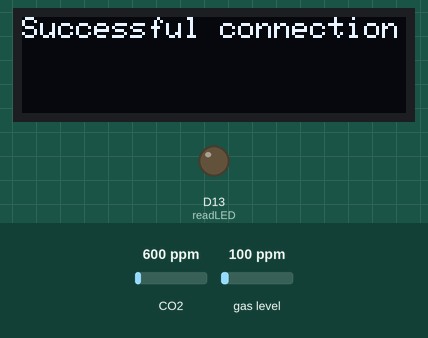
Recording of a sketch running on a simulated Arduino MKR. Shown: 128×32 one-colour display, output pins drawn as LEDs (lit = HIGH). Inputs (shaded band) come from the test bench; at power-on: CO2 600 ppm, gas level 100 ppm. WiFi joins after 1.5 s; servers stay silent unless stated; no MQTT or app messages arrive unless stated; what the sketch prints to the serial monitor is not drawn.

Above: at 2.8 s.
2.9 s: CO2 set to 1050 ppm
At 12.8 s:
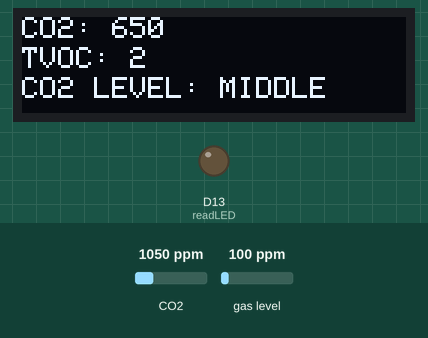
13.2 s: CO2 set to 452 ppm
At 22.2 s:
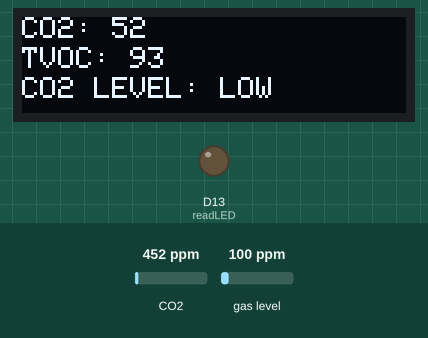
23.2 s: CO2 set to 1700 ppm
At 32.8 s:
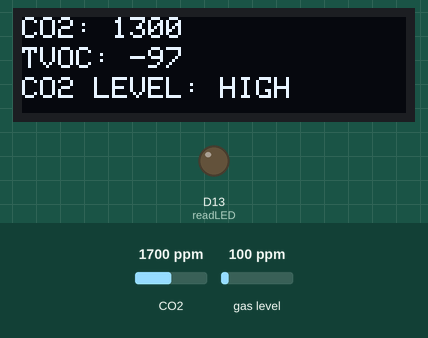
33.2 s: CO2 set to 2948 ppm
At 42.2 s:
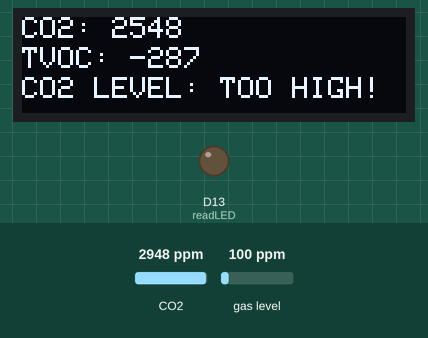
43.2 s: gas level set to 20 ppm
At 52.7 s:
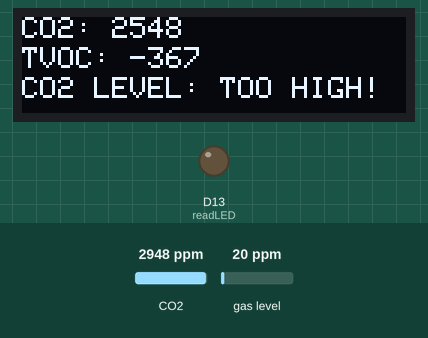
Timing chart, 0 to 54.2 s (numbered marks = the images above; inputs shaded):
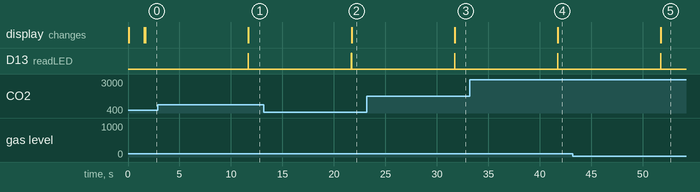

The sketch:

project.ino
```cpp
#include <ArduinoJson.h>
#include <ArduinoMqttClient.h>
#include <WiFiNINA.h>
#include "Adafruit_CCS811.h"
#include "secrets.h"
#include <SPI.h>
#include <Wire.h>
#include <Adafruit_GFX.h>
#include <Adafruit_SSD1306.h>

#define SCREEN_WIDTH 128 // OLED display width, in pixels
#define SCREEN_HEIGHT 32 // OLED display height, in pixels
#define OLED_RESET 4

DynamicJsonDocument doc(1024);
WiFiClient wifiClient;
MqttClient    mqttClient(wifiClient);
Adafruit_CCS811 ccs;
Adafruit_SSD1306 screen(SCREEN_WIDTH, SCREEN_HEIGHT, &Wire, OLED_RESET);

const char ssid[]        = SECRET_SSID;
const char pass[]        = SECRET_PASS;
const char broker[]      = BROKER;
const char accessToken[] = ACCESS_TOKEN;
const char deviceID[]    = DEVICE_ID;

int CO2;
int TVOC;
int count = 0;
byte readLED = 13; //For read data blinking

void setup() {
  screenInit();
  pinMode(readLED, OUTPUT);
  Serial.begin(9600);
  //while(!Serial);
  sensorInit();
  networkInit();

}

void loop() {
  if (count==10){
    measure();
    count = 0;
  }
  if (count%5==0){
    reConnect();
  }
  count++;
  delay(1000);

}
```

message.ino
```cpp
void publishMsg(String msg, bool telemetry){
  String topic = "";
  if (telemetry){
    topic = "v1/devices/me/telemetry";
  }
  else{
    topic = "v1/devices/me/attributes";
  }


  Serial.println(msg);
  mqttClient.beginMessage(topic);
  mqttClient.print(msg);
  mqttClient.endMessage();
}

String toJSON(String at_name, String value){
  doc.clear();
  doc[at_name]=value;
  String msg;
  serializeJson(doc, msg);
  return msg;
}

void msg_CO2(int value){
  publishMsg(toJSON("CO2", String(value)), true);
}

void msg_TVOC(int value){
  publishMsg(toJSON("TVOC", String(value)), true);
}

void msg_connect(){
  publishMsg(toJSON("alive", String(true)), false);
}

void msg_sensor_error(){
  publishMsg(toJSON("error_msg", "Can't read data from sensor"), false);
}
```

network.ino
```cpp
void connectWiFi() {
  Serial.print("Attempting to connect to SSID: ");
  Serial.print(ssid);
  Serial.print(" ");
  scrPrint("Connect to: "+String(ssid));


  //Пока не подключимся к сети по SSID и паролю
  while (WiFi.begin(ssid, pass) != WL_CONNECTED) {
    //При неудаче
    Serial.print(".");
    //Ждем 5 сек
    delay(5000);
  }
  Serial.println();

  //При удаче
  Serial.println("You're connected to the network");
  scrPrint("You're connected to the network");
  Serial.println();
}

void connectMQTT() {
  Serial.print("Attempting to connect to MQTT broker: ");
  scrPrint("Connect to: "+String(broker));
  Serial.print(broker);
  Serial.println(" ");

  if (!mqttClient.connect(broker, 1883)) {
      // Неудача
    Serial.print(".");
      //Спим 5 сек
  }
  Serial.println();
  Serial.println("You're connected to the MQTT broker");
  scrPrint("You're connected to the MQTT broker");
  Serial.println();

  mqttClient.subscribe("v1/devices/me/rpc/request/+", 1);
}

void reConnect(){

  if (WiFi.status() != WL_CONNECTED) {
    connectWiFi();
  }

  if (!mqttClient.connected()) {
    connectMQTT();
  }
  mqttClient.poll();
  msg_connect();

}

void networkInit(){
  mqttClient.setId(deviceID);
  mqttClient.setUsernamePassword(accessToken, "");
  reConnect();
  Serial.println("Successful connection");
  scrPrint("Successful connection");
}
```

screen.ino
```cpp
void screenInit(){
  screen.begin(SSD1306_SWITCHCAPVCC);
  screen.clearDisplay();
  screen.setTextSize(1.5);
  screen.setTextColor(WHITE);
  screen.setCursor(0,0);
  screen.println("Starting screen");
  screen.display();
}

void scrPrint(String text){
  screen.clearDisplay();
  screen.setCursor(0,0);
  screen.println(text);
  screen.display();
}

void showCO2TVOC(int CO2, int TVOC){
  screen.clearDisplay();
  screen.setCursor(0,0);
  screen.println("CO2: " + String(CO2));
  screen.setCursor(0,10);
  screen.println("TVOC: " + String(TVOC));
  if(CO2<500){
    screen.setCursor(0,20);
    screen.println("CO2 LEVEL: LOW");
  } else if (CO2<1000){
    screen.setCursor(0,20);
    screen.println("CO2 LEVEL: MIDDLE");
  } else if (CO2<2000){
    screen.setCursor(0,20);
    screen.println("CO2 LEVEL: HIGH");
  }else{
    screen.setCursor(0,20);
    screen.println("CO2 LEVEL: TOO HIGH!");
  }
  screen.display();
}
```

secrets.h
```cpp
#define SECRET_SSID   "MGTS_GPON_4E77"
#define SECRET_PASS   "ADXXPeXD"
#define ACCESS_TOKEN  "OWXKrLYuIpmvvRvZ2goR"
#define BROKER        "demo.thingsboard.io"
#define DEVICE_ID     "45184cb0-586e-11ec-9ebb-6f76783562fa"
```

sensor.ino
```cpp
void sensorInit(){
  Serial.println("Init CCS811 module");
  scrPrint("Init CCS811 module");
  if(!ccs.begin()){
    Serial.println("Failed to start CCS811 module");
    scrPrint("Failed to start CCS811 module");
  }
  while(!ccs.available());
  scrPrint("CCS811 module started");
}

void measure(){
  if(ccs.available()){
    digitalWrite(readLED, 1);
    if(!ccs.readData()){
      CO2 = ccs.geteCO2()-400;
      TVOC = ccs.getTVOC()- ((int) (CO2/6.57));
      Serial.print("CO2: ");
      Serial.print(String(CO2)+" ");
      Serial.print("TVOC: ");
      Serial.println(String(TVOC));
      msg_CO2(CO2);
      msg_TVOC(TVOC);
      showCO2TVOC(CO2, TVOC);
    }else{
      Serial.println("Can't read data from sensor");
      msg_sensor_error();
    }
    digitalWrite(readLED, 0);
  }
}
```

Measured:
- after the input at 2.9 s, the display: changes after 8.8 s (image 1)
- after the input at 13.2 s, the display: changes after 8.5 s (image 2)
- after the input at 23.2 s, the display: changes after 8.5 s (image 3)
- after the input at 33.2 s, the display: changes after 8.5 s (image 4)
- after the input at 43.2 s, the display: changes after 8.6 s (image 5)
